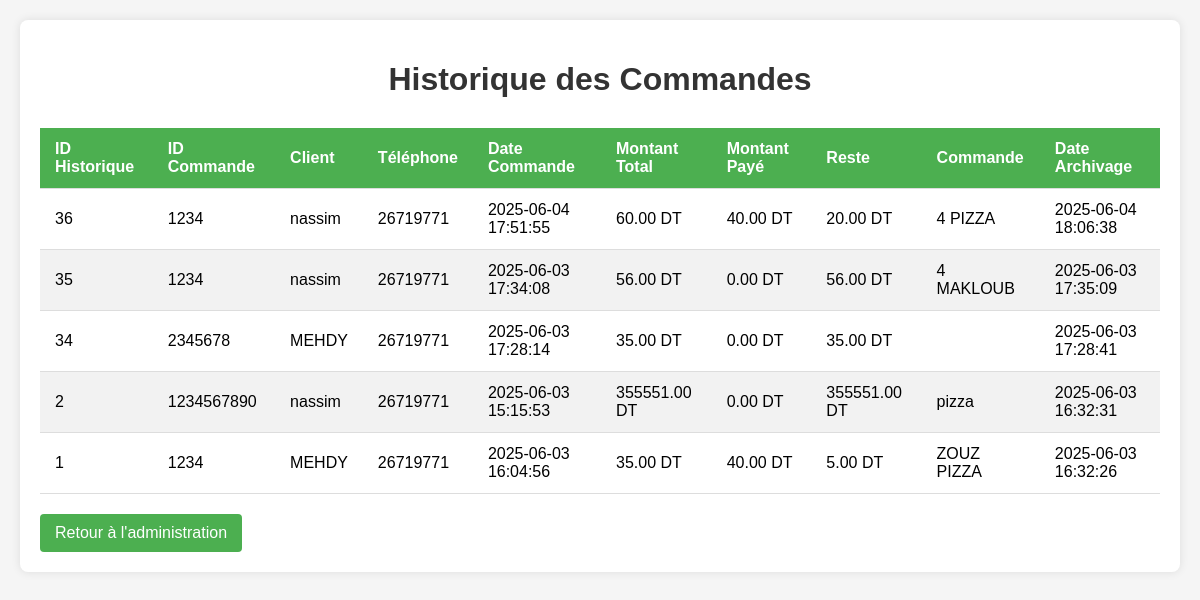
Screenshot of /connexion/historique.php with the database file from the repository.
### tables this page shows
CREATE TABLE `historique_commandes` (
  `historique_id` int(11) NOT NULL,
  `commande_id` int(11) NOT NULL,
  `client_id` int(11) NOT NULL,
  `date_commande` datetime NOT NULL,
  `montant_total` decimal(10,2) NOT NULL,
  `montant_paye` decimal(10,2) DEFAULT 0.00,
  `reste` decimal(10,2) GENERATED ALWAYS AS (`montant_paye` - `montant_total`) STORED,
  `statut` enum('en attente','en préparation','assignée','en livraison','livrée','annulée') DEFAULT 'en attente',
  `notes` text DEFAULT NULL,
  `commande` varchar(1000) DEFAULT NULL,
  `date_archivage` datetime DEFAULT current_timestamp()
);

CREATE TABLE `clients` (
  `client_id` int(11) NOT NULL,
  `nom` varchar(50) NOT NULL,
  `telephone` varchar(20) NOT NULL,
  `adresse` text NOT NULL
);

### connexion/historique.php (the view, shortened to what this page needs)
<!DOCTYPE html>
<html lang="fr">
<head>
</head>
<body>
    <div class="container">
        <h1>Historique des Commandes</h1>
        <?php
        try {
            $conn = new mysqli('localhost', 'root', '', 'bellavista');
            $conn->set_charset("utf8mb4");
            $sql = "SELECT
                        h.historique_id,
                        h.commande_id,
                        c.nom AS client,
                        c.telephone,
                        h.date_commande,
                        h.montant_total,
                        h.montant_paye,
                        h.reste,
                        h.commande,
                        h.date_archivage
                    FROM historique_commandes h
                    JOIN clients c ON h.client_id = c.client_id
                    ORDER BY h.date_archivage DESC";
            $result = $conn->query($sql);
        ?>
        <?php if ($result->num_rows > 0): ?>
            <table>
                <thead>
                    <tr>
                        <th>ID Historique</th>
                        <th>ID Commande</th>
                        <th>Client</th>
                        <th>Téléphone</th>
                        <th>Date Commande</th>
                        <th>Montant Total</th>
                        <th>Montant Payé</th>
                        <th>Reste</th>
                        <th>Commande</th>
                        <th>Date Archivage</th>
                    </tr>
                </thead>
                <tbody>
                    <?php while($row = $result->fetch_assoc()): ?>
                        <tr>
                            <td><?= htmlspecialchars($row['historique_id']) ?></td>
                            <td><?= htmlspecialchars($row['commande_id']) ?></td>
                            <td><?= htmlspecialchars($row['client']) ?></td>
                            <td><?= htmlspecialchars($row['telephone']) ?></td>
                            <td><?= htmlspecialchars($row['date_commande']) ?></td>
                            <td><?= number_format($row['montant_total'], 2, '.', '') ?> DT</td>
                            <td><?= number_format($row['montant_paye'], 2, '.', '') ?> DT</td>
                            <td><?= number_format(abs($row['reste']), 2, '.', '') ?> DT</td>
                            <td><?= htmlspecialchars($row['commande'] ?? '') ?></td>
                            <td><?= htmlspecialchars($row['date_archivage']) ?></td>
                        </tr>
                    <?php endwhile; ?>
                </tbody>
            </table>
        <?php else: ?>
            <div class="alert alert-error">Aucune commande trouvée dans l'historique.</div>
        <?php endif; ?>
        <a href="admin.php" class="back-btn">Retour à l'administration</a>
        <?php
        } catch (Exception $e) {
            echo '<div class="alert alert-error">Erreur: ' . htmlspecialchars($e->getMessage()) . '</div>';
        }
        ?>
    </div>
</body>
</html>

### connexion/historique.php (style rules this page uses)
body { font-family: Arial, sans-serif; margin: 0; padding: 20px; background-color: #f5f5f5; }
.container { max-width: 1200px; margin: 0 auto; background-color: white; padding: 20px; border-radius: 8px; box-shadow: 0 0 10px rgba(0,0,0,0.1); }
h1 { color: #333; text-align: center; margin-bottom: 30px; }
table { width: 100%; border-collapse: collapse; margin-top: 20px; }
th, td { padding: 12px 15px; text-align: left; border-bottom: 1px solid #ddd; }
th { background-color: #4CAF50; color: white; font-weight: bold; }
tr:nth-child(even) { background-color: #f2f2f2; }
.back-btn { display: inline-block; margin-top: 20px; padding: 10px 15px; background-color: #4CAF50; color: white; text-decoration: none; border-radius: 4px; transition: background-color 0.3s; }

### rows the page displays
historique_commandes: historique_id "36", commande "1234", client.nom "nassim", client.telephone "26719771", date_commande "2025-06-04 17:51:55", montant_total "60.00", montant_paye "40.00", reste "20.00", commande "4 PIZZA", date_archivage "2025-06-04 18:06:38"
historique_commandes: historique_id "35", commande "1234", client.nom "nassim", client.telephone "26719771", date_commande "2025-06-03 17:34:08", montant_total "56.00", montant_paye "0.00", reste "56.00", commande "4 MAKLOUB", date_archivage "2025-06-03 17:35:09"
historique_commandes: historique_id "34", commande "2345678", client.nom "MEHDY", client.telephone "26719771", date_commande "2025-06-03 17:28:14", montant_total "35.00", montant_paye "0.00", reste "35.00", date_archivage "2025-06-03 17:28:41"
historique_commandes: historique_id "2", commande "1234567890", client.nom "nassim", client.telephone "26719771", date_commande "2025-06-03 15:15:53", montant_total "355551.00", montant_paye "0.00", reste "355551.00", commande "pizza", date_archivage "2025-06-03 16:32:31"
historique_commandes: historique_id "1", commande "1234", client.nom "MEHDY", client.telephone "26719771", date_commande "2025-06-03 16:04:56", montant_total "35.00", montant_paye "40.00", reste "5.00", commande "ZOUZ PIZZA", date_archivage "2025-06-03 16:32:26"
